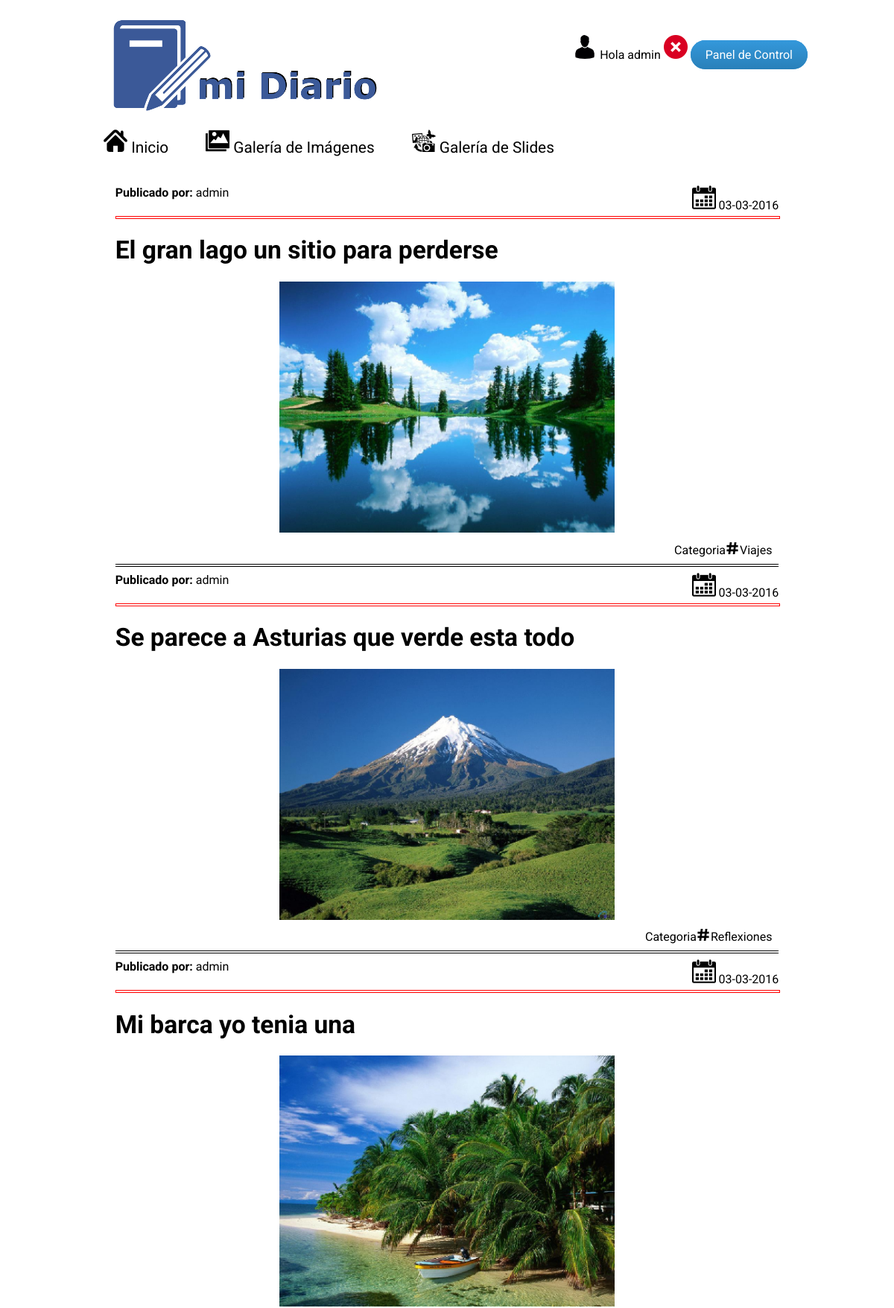
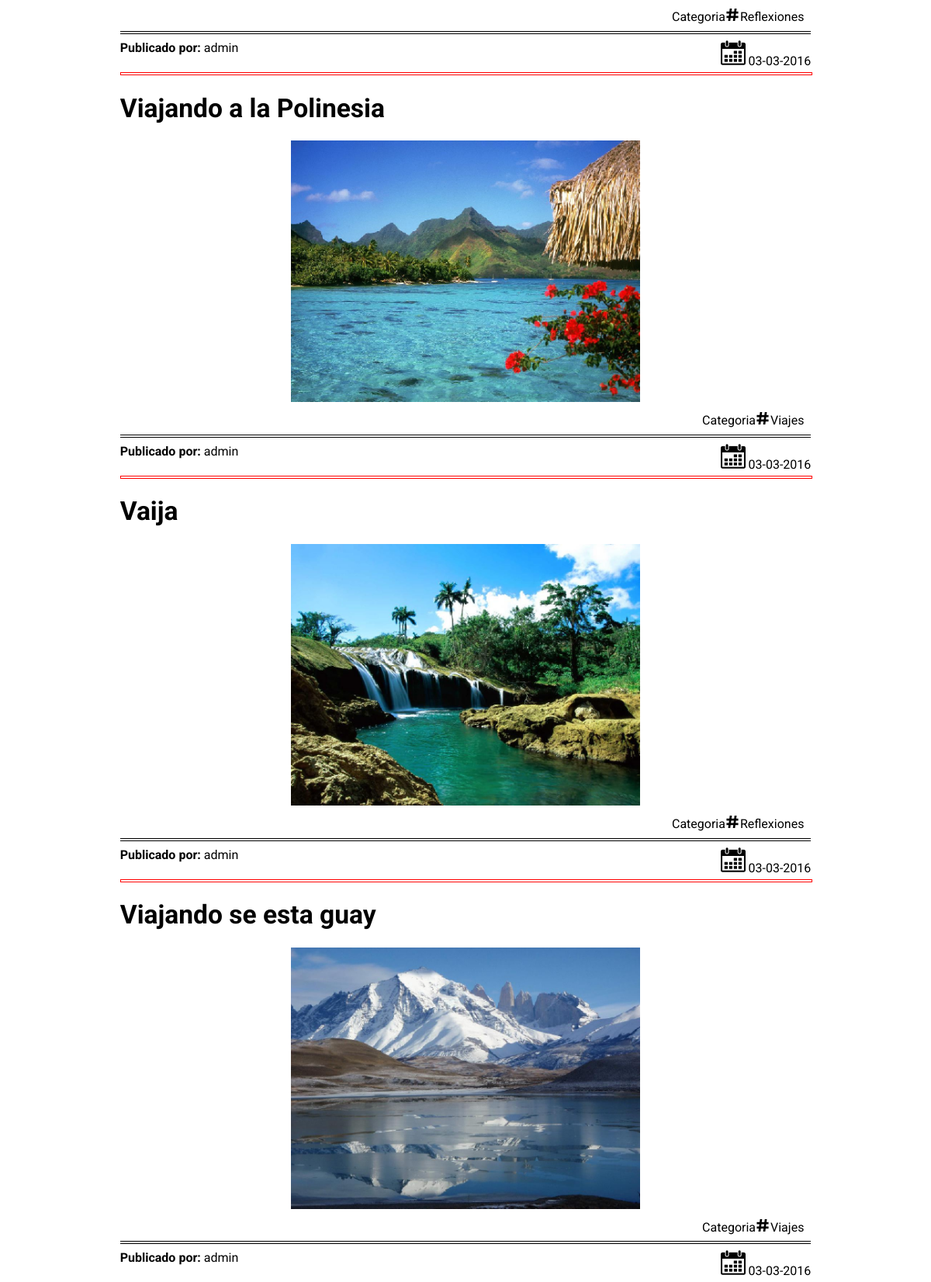
/ (signed in, upper part), run on the app's committed database (2 pictures, top to bottom).
### tables this page shows
CREATE TABLE IF NOT EXISTS `articulos` (
  `id` int(11) NOT NULL,
  `titular` varchar(80) NOT NULL,
  `fecha` datetime NOT NULL,
  `autor` varchar(20) NOT NULL,
  `copete` varchar(300) NOT NULL,
  `tema` varchar(50) NOT NULL,
  `cuerpo` mediumtext NOT NULL,
  `multimedia` varchar(100) NOT NULL
);

### postMultimedia.inc.php (the view, shortened to what this page needs)
<?php
	$directorioSlides ="./uploads/fotos/slides/";
	$multimedia =$registro['multimedia'];
	$estruturaLink = explode("/",$multimedia);
	$archivo = $estruturaLink[3];
?>
<div class="postMultimedia">
	<div class="lineaAutorPost">
		<span class="publicadoPor">Publicado por:</span>
		<span class="autor"><?=$registro['autor']?></span>
		<div class="calendarioFecha">
			<img src="./images/icon-calendar-32.png" alt="calendario" />
			<?php echo date("d-m-Y",strtotime($registro['fecha']));?>
		</div>
	</div>
	<div class="lineaSuperiorPost"><hr/></div>
	<div class="titularNormal"><h1><?=$registro['titular']?></h1></div>
	<div class="miniaturaPortada"><img src="./<?=$directorioSlides.$archivo?>" alt="<?=$archivo?>" width="450" height="337"/></div>
	<div class="categoria">Categoria<img src="./images/icon-hash-tag-16.png" alt="hash-tag" /><?=$registro['tema']?></div>
	<div class="lineaFinPost"><hr/></div>
</div>

### index.php (shortened to what this page needs)
<!DOCTYPE html>
<html lang="es">
	<head>
		<link rel="stylesheet" href="./css/estilos.css"/>
		<link rel="stylesheet" href="./css/loginMenu.css"/>
	</head>
	<body>
		<?php
			include_once ("mysql.inc.php");
		?>
	<div id="contenedor">
		<header id="ancla">
			<div id="logotipo"><a href="./index.php"><img src="./images/logotipo_web.png" alt="logotipo Mi Diario"/></a></div>
			<?php
				if (isset ($_SESSION['logeado']) && $_SESSION['logeado'] == true){
						include ("./menuAdmin.inc.php");
				}
				else{
						include ("menu.inc.php");
					}
			?>
		</header>
		<div id="menuWeb">
			<?php include_once ('menuDeLaWeb.inc.php');?>
		</div>
	<div id="contenedor-post">
		<?php
				if($c==null)
					echo "Fallo en la conexion";
				else{
					$nombredb="proyectofinal";
					mysqli_select_db($c,$nombredb);
					$sql="select * from articulos order by fecha DESC";
					$resultado=mysqli_query($c,$sql);
					if($resultado){
						$filas=mysqli_affected_rows($c);
						if($filas = 0 || $filas == null){
							echo "No hay articulos";
						}
						else{
							while($registro = mysqli_fetch_array($resultado)){
								?>
								<?php
								if($registro['cuerpo'] == "noexiste666"){
									?>
									<?php include ("postMultimedia.inc.php"); ?>
									<?php
								}
							}
						}
					}
					else{
							$error=mysqli_error($c);
							echo $error;
					}
				}
		?>
		</div>
	</div>
	</body>
</html>

### css/estilos.css (style rules this page uses)
html { font-size: 16px; }
body { font-family: Roboto,Helvetica, Arial, sans-serif; }
h1, h2, h3, h4, h5, h6 { font-family: Roboto,Helvetica, Arial, sans-serif; }
h1 { font-size: 2.1rem; }
#contenedor { width:968px; margin: 0 auto; }
#contenedor-post { margin:4%; }
#menuWeb { clear:both; }
.lineaAutorPost { display:inline; }
.publicadoPor { font-weight: bold; margin:0; padding:0; }
.calendarioFecha { float:right; margin-bottom:5px; }
.lineaSuperiorPost hr { clear:both; border: 1px solid red; height: 2px; width: 100%; }
.titularNormal { display:inline-block; }
.lineaFinPost hr { clear:both; border: 0 ; border-top: 4px double black; width: 100%; }
.categoria { float:right; padding:1%; }
.categoria img { margin-left:1px; margin-right:2px; }
.postMultimedia .titularNormal { display:block; }
.miniaturaPortada { text-align:center; }
#logotipo { float:left; }

### data on the page
articulos: autor "admin", fecha "03-03-2016", titular "El gran lago un sitio para perderse", multimedia (picture), tema "Viajes"
articulos: autor "admin", fecha "03-03-2016", titular "Se parece a Asturias que verde esta todo", multimedia (picture), tema "Reflexiones"
articulos: autor "admin", fecha "03-03-2016", titular "Mi barca yo tenia una", multimedia (picture), tema "Reflexiones"
articulos: autor "admin", fecha "03-03-2016", titular "Viajando a la Polinesia", multimedia (picture), tema "Viajes"
articulos: autor "admin", fecha "03-03-2016", titular "Vaija", multimedia (picture), tema "Reflexiones"
articulos: autor "admin", fecha "03-03-2016", titular "Viajando se esta guay", multimedia (picture), tema "Viajes"
articulos: autor "admin", fecha "03-03-2016"

### other printed values
$_SESSION['login'] "admin"
